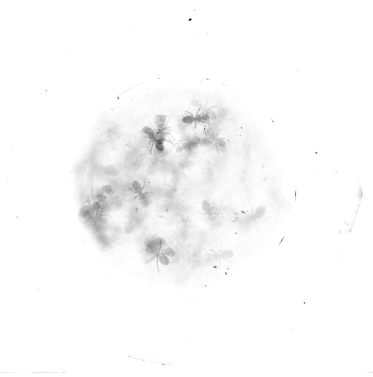
#> input picture Fig1/1d/1.png, 373 x 377 px; its folder holds 4 pictures in this run
$ jupyter execute --allow-errors RadialAverage_19Jun.ipynb
#> lines starting #> are read from the running program, lines starting #| are printed output that depends on the picture
# Tunneling experiments
## Boundary evolution and ants' location

[cell 1]
import numpy as np
import matplotlib.pyplot as plt
import matplotlib
from scipy import interpolate
# Plot style
plt.rcParams.update({'font.size': 22})
rc = {"font.family" : "serif",
      "mathtext.fontset" : "cm"}
#      "mathtext.fontset" : "stix"}
plt.rcParams.update(rc)
plt.rcParams["font.serif"] = ["Latin Modern Sans"] + plt.rcParams["font.serif"]
# For reading files and images
import h5py
from matplotlib.pyplot import cm
from statsmodels.graphics.tsaplots import plot_acf
import cv2
import os

import natsort
from scipy.optimize import curve_fit

import warnings
warnings.filterwarnings('ignore')

import collections
import pandas as pd

from scipy.fftpack import fft, dct, ifft, idct
from skimage.color import rgb2gray

from scipy.stats import chi2, loglaplace
from labellines import labelLine, labelLines

from scipy import ndimage

import tikzplotlib

## Function definitions

[cell 2]
def load_png(folder):
#> called with folder = './'
    images = []
    ll = os.listdir(folder)
    ll = natsort.natsorted(ll)
    for filename in ll:
        if filename.endswith(".png"):
            img = cv2.imread(os.path.join(folder,filename),cv2.IMREAD_GRAYSCALE)
#> img is the input picture: shape (377, 373); min 1, max 255, mean 249.6
            if img is not None:
                images.append(img)
    return images

[cell 3]
def load_jpg(folder):
    images = []
    ll = os.listdir(folder)
    ll = natsort.natsorted(ll)
    for filename in ll:
        if filename.endswith(".jpg"):
            img = cv2.imread(os.path.join(folder,filename),cv2.IMREAD_GRAYSCALE)
            if img is not None:
                images.append(img)
    return images

[cell 4]
def fitFunc(x, a, b):
    return a*x+b

## Radial distribution function

[cell 5]
densImg = load_png('./')
plt.imshow(densImg[2])

[cell 6]
ind = 2
xcen = int(np.shape(densImg[ind])[0]*0.5)
#> xcen = 195
ycen = int(np.shape(densImg[ind])[1]*0.5)
#> ycen = 195
print(xcen,ycen,np.shape(densImg[ind]))
#| 195 195 (391, 391)
#> (the rest of this cell did not finish here and is left out)

[cell 7]
nDiv = 100
#> (the rest of this cell did not finish here and is left out)

[cell 8]
fig, ax = plt.subplots()
#> (the rest of this cell did not finish here and is left out)

#> (a cell that did not finish here is left out)


fig, ax = plt.subplots()

for ind in np.arange(10,np.shape(densImg)[0]-5,4):
    rotated = ndimage.rotate(densImg[ind], -15)
    # [4 lines of commented-out code are left out]
    ts = 255-rotated[300:600,500];
    rPlt = np.linspace(0, 1, np.shape(ts)[0])
    smooth_data = pd.Series(ts).rolling(window=9).mean()
    ax.plot(rPlt, smooth_data/255, '-')

ax.set_xlabel(r'$r_\rho$')
ax.set_ylabel(r'$\varrho_a$')

#tikzplotlib.save("rhoAnt.tex")

#> (a cell that did not finish here is left out)

# Orientation statistics

## Velocity tangential and normal to direction of motion

Velocity of Ants in $xy$-coordinates
$\mathbf{v} = (v_x, v_y)$ where $v_j = \Delta j f, j = x, y$ with $f$ being frequency

$\hat{\mathbf{p}} = (\cos \theta, \sin \theta)$

$\hat{\mathbf{p}}_\perp = (-\sin \theta, \cos \theta)$

$\mathbf{v}_{||} = \mathbf{v} \cdot \hat{\mathbf{p}}$

$\mathbf{v}_{\perp} = \mathbf{v} \cdot \hat{\mathbf{p}}_\perp$

Dynamics of an active Brownian particle is given by:

$\mathbf{\dot{r}}(t) = v_o \hat{\mathbf{p}}(t) + \eta(t)$

$\dot{\theta}(t) = \xi(t)$

[cell 11]
# Collecting all the Ant data into a dataframe
trackFull = np.array([])
folder = './'
ll = os.listdir(folder)
ll = natsort.natsorted(ll)
for filename in ll:
    if filename.endswith(".h5"):
        with h5py.File(filename, 'r') as f:
            tracks_matrix = f['tracks'][:]
            tracks_matrix = tracks_matrix.transpose()
            #tracks_matrix = tracks_matrix[:,1,:,:]
            trackFull = np.concatenate((trackFull, tracks_matrix), axis=0) if trackFull.size else tracks_matrix
print(trackFull.shape)

# Center and Bottom locations of tte Ants
#> (the rest of this cell did not finish here and is left out)

[cell 12]
# Sample of von Mises distribution
nBins = 50
xT = np.linspace(-np.pi,np.pi,nBins)
yT = np.exp(np.cos(xT-1)/1.0)
plt.plot(xT, yT, '-')
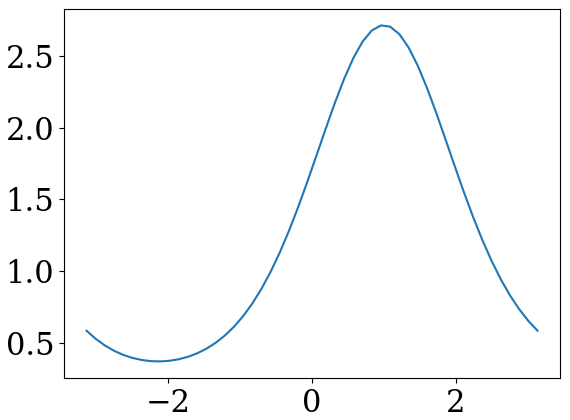
#> figure drawn by matplotlib, 1 panel; curve peaks at x = 0.962, y = 2.72
